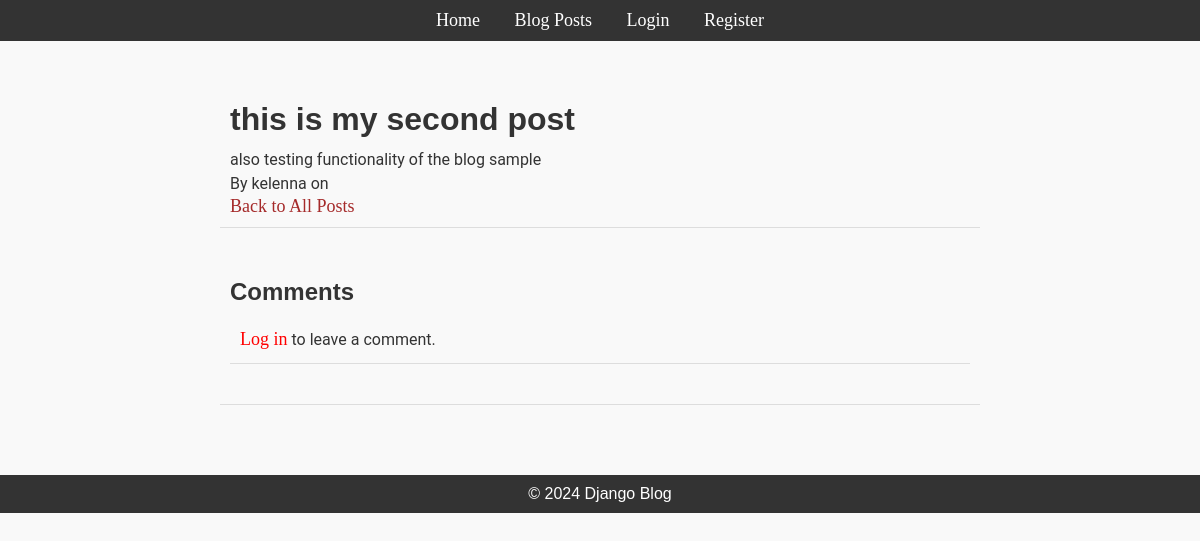
Screenshot of /post/3/ with the database file from the repository.
### blog/models.py (models this page shows, shortened)
class Post(models.Model):
    title = models.CharField(max_length=100)
    content = models.TextField()
    published_date = models.DateTimeField(auto_now_add=True)
    author = models.ForeignKey(User, on_delete=models.CASCADE)
    tags = TaggableManager()

### blog/views.py (the view)
# urls.py: path("post/<int:pk>/", PostDetailView.as_view(), name="post_detail"),
class PostDetailView(DetailView):
    model = Post
    template_name = "blog/post_detail.html"  # Template for post detail

### blog/templates/blog/post_detail.html (shortened to what this page needs)
{% extends "blog/base.html" %}
{% block content %}
<div class="container">
    <div class=" post">
        <h1>{{ post.title }}</h1>
        <p>{{ post.content }}</p>
        <p>By {{ post.author }} on {{ post.created_at }}</p>
        <a href="{% url 'posts' %}" class="">Back to All Posts</a>
    </div>
    <div class=" post">
        <h2>Comments</h2>
        {% if user.is_authenticated %}
        <h3>Add a Comment</h3>
            <form method="POST" action="{% url 'add_comment' post.id %}">
                {% csrf_token %}
                {{ form.as_p }}
                <button type="submit" class="btn">Post Comment</button>
            </form>
        {% else %}
            <div class="post">
                <p><a href="{% url 'login' %}" style="color:red;">Log in</a> to leave a comment.</p>
            </div>
        {% endif %}
    </div>
</div>
{% endblock %}

### blog/static/blog/css/styles.css (style rules this page uses)
* { margin: 0; padding: 0; box-sizing: border-box; }
body { font-family: Arial, sans-serif; background-color: #f9f9f9; color: #333; }
.container { max-width: 800px; margin: 0 auto; padding: 20px; box-sizing: border-box; height: 100%; }
.post { margin-bottom: 30px; padding: 10px; border-bottom: 1px solid #ddd; }
.post h1, .post h2 { margin: 10px 0; font-family: Arial, sans-serif; }
.post p, .post ul { font-size: 16px; line-height: 1.5; font-family: 'Roboto', sans-serif; }
a { text-decoration: none; font-family: Georgia, 'Times New Roman', Times, serif; font-size: 18px; color: brown; }

### rows the page displays
Post: title "this is my second post", content "also testing functionality of the blog sample", author "kelenna"
